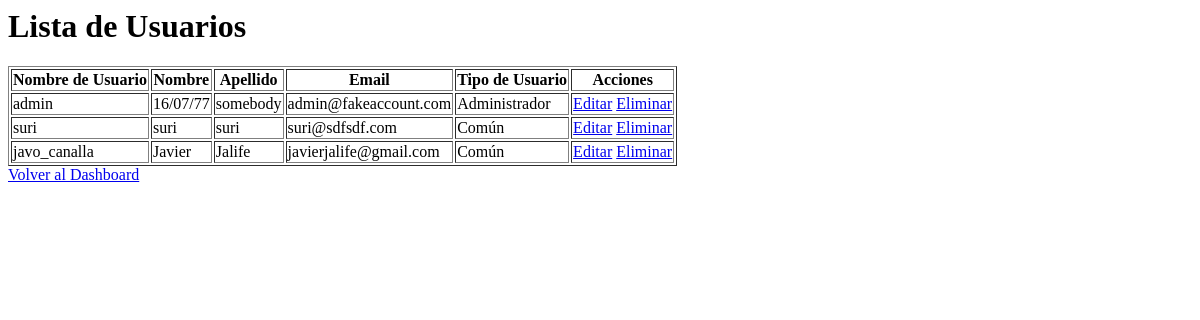
The app's page /users/ (signed in), older data.
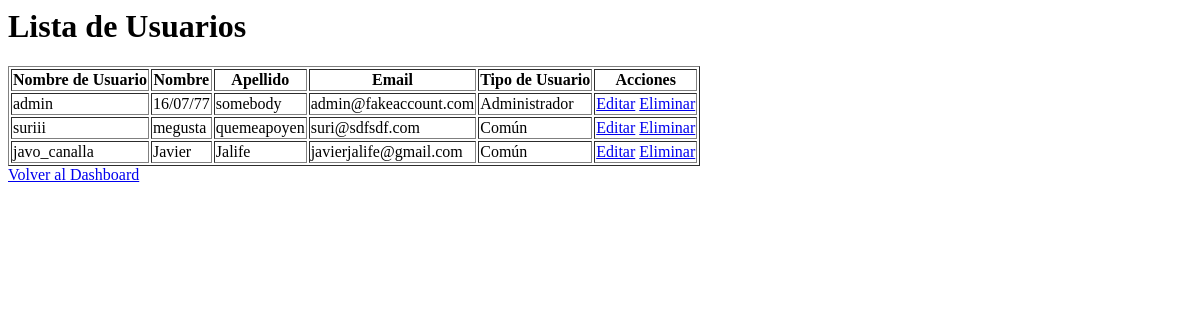
The same page, newer data.
### accounts/models.py (models this page shows, shortened)
class CustomUser(AbstractUser):
    nombre = models.CharField(max_length=30)
    apellido = models.CharField(max_length=30)
    direccion_email = models.EmailField(unique=True)
    numero_telefono_particular = models.CharField(max_length=15)
    numero_de_interno = models.CharField(max_length=10)
    tipo_de_usuario = models.CharField(
        max_length=20,
        choices=TipoUsuario.choices,
        default=TipoUsuario.COMUN,
    )
    USERNAME_FIELD = 'username'
    EMAIL_FIELD = 'direccion_email'
    REQUIRED_FIELDS = ['direccion_email', 'nombre', 'apellido']

### userapp/views.py (the view)
# urls.py: path('users/', user_list, name="user_list"),
@admin_required(login_url='login')
def user_list(request):
    users = CustomUser.objects.all()
    context = {'users': users}
    return render(request, 'userapp/user_list.html', context)

### userapp/templates/userapp/user_list.html (shortened to what this page needs)
<html>
<head>
</head>
<body>
    <h1>Lista de Usuarios</h1>
    <table border="1">
        <tr>
            <th>Nombre de Usuario</th>
            <th>Nombre</th>
            <th>Apellido</th>
            <th>Email</th>
            <th>Tipo de Usuario</th>
            <th>Acciones</th>
        </tr>
        {% for user in users %}
        <tr>
            <td>{{ user.username }}</td>
            <td>{{ user.nombre }}</td>
            <td>{{ user.apellido }}</td>
            <td>{{ user.direccion_email }}</td>
            <td>{{ user.get_tipo_de_usuario_display }}</td>
            <td>
                <a href="{% url 'user_edit' user.id %}">Editar</a>
                <a href="{% url 'user_delete' user.id %}">Eliminar</a>
            </td>
        </tr>
        {% endfor %}
    </table>
    <a href="{% url 'dashboard' %}">Volver al Dashboard</a>
</body>
</html>

Row changes from the older to the newer data that the page shows:
changed CustomUser "suri@sdfsdf.com": username "suri" → "suriii"; nombre "suri" → "megusta"; apellido "suri" → "quemeapoyen"
